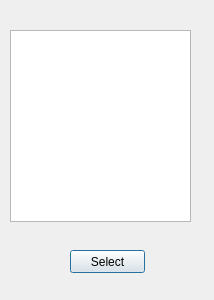
<?xml version="1.0" encoding="UTF-8"?>
<ui version="4.0">
 <class>genericsWindow</class>
 <widget class="QDialog" name="genericsWindow">
  <property name="geometry">
   <rect>
    <x>0</x>
    <y>0</y>
    <width>214</width>
    <height>300</height>
   </rect>
  </property>
  <property name="windowTitle">
   <string>Generics</string>
  </property>
  <property name="sizeGripEnabled">
   <bool>false</bool>
  </property>
  <widget class="QListWidget" name="genericsListWidget">
   <property name="geometry">
    <rect>
     <x>10</x>
     <y>30</y>
     <width>181</width>
     <height>192</height>
    </rect>
   </property>
  </widget>
  <widget class="QPushButton" name="selectPushButton">
   <property name="geometry">
    <rect>
     <x>70</x>
     <y>250</y>
     <width>75</width>
     <height>23</height>
    </rect>
   </property>
   <property name="text">
    <string>Select</string>
   </property>
  </widget>
 </widget>
 <resources/>
 <connections/>
</ui>
